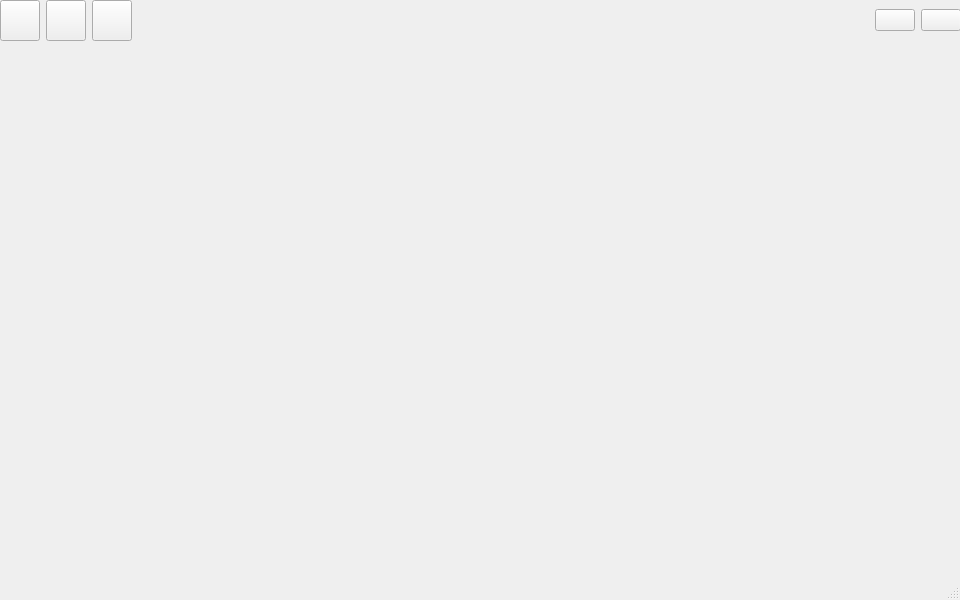
<?xml version="1.0" encoding="UTF-8"?>
<ui version="4.0">
 <class>MainWindow</class>
 <widget class="QMainWindow" name="MainWindow">
  <property name="enabled">
   <bool>true</bool>
  </property>
  <property name="geometry">
   <rect>
    <x>0</x>
    <y>0</y>
    <width>960</width>
    <height>600</height>
   </rect>
  </property>
  <property name="minimumSize">
   <size>
    <width>960</width>
    <height>600</height>
   </size>
  </property>
  <property name="maximumSize">
   <size>
    <width>960</width>
    <height>600</height>
   </size>
  </property>
  <property name="windowTitle">
   <string>MainWindow</string>
  </property>
  <widget class="QWidget" name="centralwidget">
   <widget class="QWidget" name="">
    <property name="geometry">
     <rect>
      <x>0</x>
      <y>0</y>
      <width>961</width>
      <height>41</height>
     </rect>
    </property>
    <layout class="QHBoxLayout" name="horizontalLayout">
     <item>
      <widget class="QPushButton" name="m_add">
       <property name="maximumSize">
        <size>
         <width>60</width>
         <height>60</height>
        </size>
       </property>
       <property name="text">
        <string/>
       </property>
      </widget>
     </item>
     <item>
      <widget class="QPushButton" name="m_search">
       <property name="maximumSize">
        <size>
         <width>60</width>
         <height>60</height>
        </size>
       </property>
       <property name="text">
        <string/>
       </property>
      </widget>
     </item>
     <item>
      <widget class="QPushButton" name="m_reset">
       <property name="maximumSize">
        <size>
         <width>60</width>
         <height>60</height>
        </size>
       </property>
       <property name="text">
        <string/>
       </property>
      </widget>
     </item>
     <item>
      <spacer name="horizontalSpacer">
       <property name="orientation">
        <enum>Qt::Horizontal</enum>
       </property>
       <property name="sizeHint" stdset="0">
        <size>
         <width>40</width>
         <height>20</height>
        </size>
       </property>
      </spacer>
     </item>
     <item>
      <widget class="QPushButton" name="m_minimize">
       <property name="text">
        <string/>
       </property>
      </widget>
     </item>
     <item>
      <widget class="QPushButton" name="m_close">
       <property name="text">
        <string/>
       </property>
      </widget>
     </item>
    </layout>
   </widget>
  </widget>
  <widget class="QMenuBar" name="menubar">
   <property name="geometry">
    <rect>
     <x>0</x>
     <y>0</y>
     <width>960</width>
     <height>21</height>
    </rect>
   </property>
  </widget>
  <widget class="QStatusBar" name="statusbar"/>
 </widget>
 <resources/>
 <connections/>
</ui>
